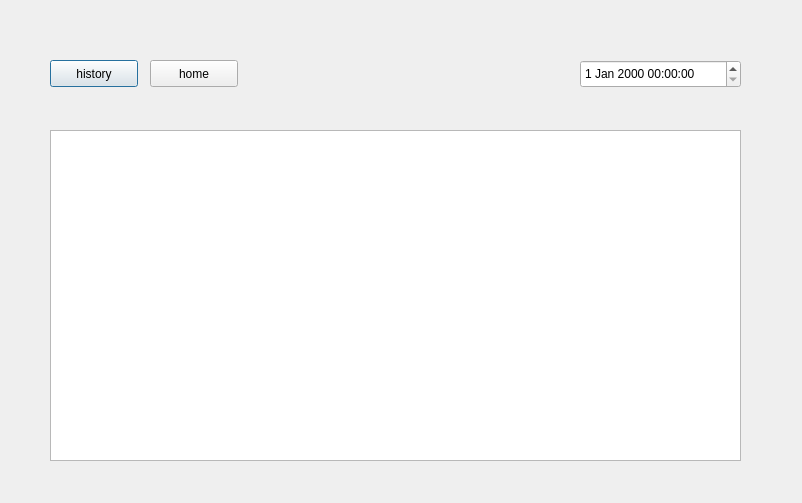
<?xml version="1.0" encoding="UTF-8"?>
<ui version="4.0">
 <class>Dialog</class>
 <widget class="QDialog" name="Dialog">
  <property name="geometry">
   <rect>
    <x>0</x>
    <y>0</y>
    <width>802</width>
    <height>503</height>
   </rect>
  </property>
  <property name="windowTitle">
   <string>Dialog</string>
  </property>
  <widget class="QDateTimeEdit" name="dateTimeEdit">
   <property name="geometry">
    <rect>
     <x>580</x>
     <y>60</y>
     <width>161</width>
     <height>28</height>
    </rect>
   </property>
  </widget>
  <widget class="QPushButton" name="btn_history">
   <property name="geometry">
    <rect>
     <x>50</x>
     <y>60</y>
     <width>88</width>
     <height>27</height>
    </rect>
   </property>
   <property name="text">
    <string>history</string>
   </property>
  </widget>
  <widget class="QPushButton" name="btn_home">
   <property name="geometry">
    <rect>
     <x>150</x>
     <y>60</y>
     <width>88</width>
     <height>27</height>
    </rect>
   </property>
   <property name="text">
    <string>home</string>
   </property>
  </widget>
  <widget class="QTableWidget" name="tableWidget">
   <property name="geometry">
    <rect>
     <x>50</x>
     <y>130</y>
     <width>691</width>
     <height>331</height>
    </rect>
   </property>
  </widget>
 </widget>
 <resources/>
 <connections/>
</ui>
